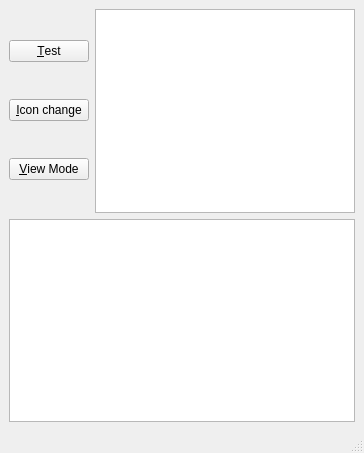
<?xml version="1.0" encoding="UTF-8"?>
<ui version="4.0">
 <class>MainWindow</class>
 <widget class="QMainWindow" name="MainWindow">
  <property name="geometry">
   <rect>
    <x>0</x>
    <y>0</y>
    <width>364</width>
    <height>453</height>
   </rect>
  </property>
  <property name="windowTitle">
   <string>MainWindow</string>
  </property>
  <widget class="QWidget" name="centralwidget">
   <layout class="QVBoxLayout" name="verticalLayout_2">
    <item>
     <layout class="QHBoxLayout" name="horizontalLayout">
      <item>
       <layout class="QVBoxLayout" name="verticalLayout">
        <item>
         <widget class="QPushButton" name="pushButton">
          <property name="text">
           <string>&amp;Test</string>
          </property>
         </widget>
        </item>
        <item>
         <widget class="QPushButton" name="pushButtonIconChange">
          <property name="text">
           <string>&amp;Icon change</string>
          </property>
         </widget>
        </item>
        <item>
         <widget class="QPushButton" name="pushButtonViewMode">
          <property name="text">
           <string>&amp;View Mode</string>
          </property>
         </widget>
        </item>
       </layout>
      </item>
      <item>
       <widget class="QListWidget" name="listWidget">
        <property name="selectionMode">
         <enum>QAbstractItemView::ExtendedSelection</enum>
        </property>
       </widget>
      </item>
     </layout>
    </item>
    <item>
     <widget class="QPlainTextEdit" name="plainTextEdit">
      <property name="readOnly">
       <bool>true</bool>
      </property>
     </widget>
    </item>
   </layout>
  </widget>
  <widget class="QMenuBar" name="menubar">
   <property name="geometry">
    <rect>
     <x>0</x>
     <y>0</y>
     <width>364</width>
     <height>21</height>
    </rect>
   </property>
  </widget>
  <widget class="QStatusBar" name="statusbar"/>
 </widget>
 <resources/>
 <connections/>
</ui>
